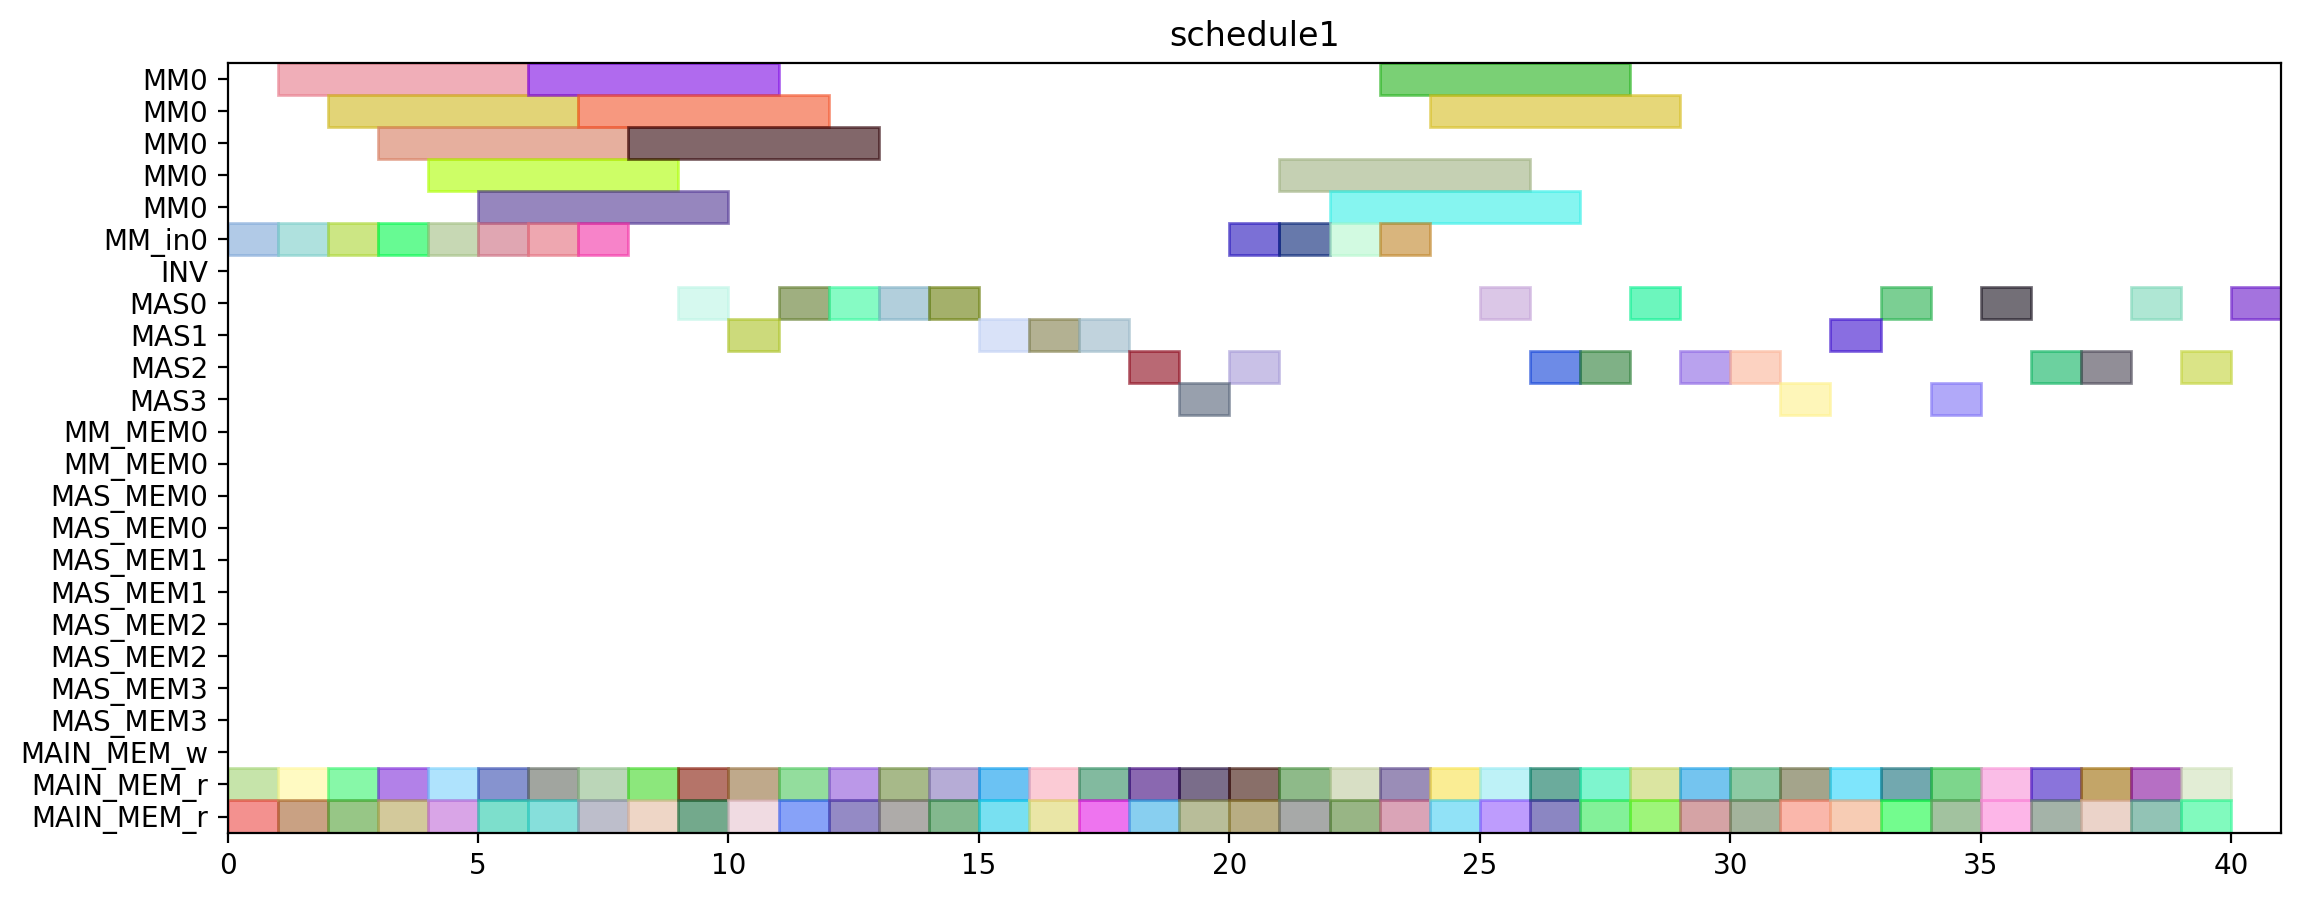

Source code (Python):
from pyschedule import Scenario, solvers, plotters, alt


def solve():
	horizon = 111
	S = Scenario("schedule1", horizon=horizon)

	# resource
	MM = S.Resources('MM', num=1, size=5)
	MM_in = S.Resources('MM_in', num=1)
	INV = S.Resource('INV')
	MAS = S.Resources('MAS', num=4, size=1, periods=range(1, horizon))
	MM_MEM = S.Resources('MM_MEM', num=2)
	MAS_MEM = S.Resources('MAS_MEM', num=8)
	MAIN_MEM_w = S.Resource('MAIN_MEM_w', size=1)
	MAIN_MEM_r = S.Resources('MAIN_MEM_r', num=2)

	# result of previous scheduling
	c_t1_t1_t1_in = S.Task('c_t1_t1_t1_in', length=1, delay_cost=1)
	S += c_t1_t1_t1_in >= 0
	c_t1_t1_t1_in += MM_in[0]

	c_t1_t1_t1_mem0 = S.Task('c_t1_t1_t1_mem0', length=1, delay_cost=1)
	S += c_t1_t1_t1_mem0 >= 0
	c_t1_t1_t1_mem0 += MAIN_MEM_r[0]

	c_t1_t1_t1_mem1 = S.Task('c_t1_t1_t1_mem1', length=1, delay_cost=1)
	S += c_t1_t1_t1_mem1 >= 0
	c_t1_t1_t1_mem1 += MAIN_MEM_r[1]

	c_t0_t0_t0_in = S.Task('c_t0_t0_t0_in', length=1, delay_cost=1)
	S += c_t0_t0_t0_in >= 1
	c_t0_t0_t0_in += MM_in[0]

	c_t0_t0_t0_mem0 = S.Task('c_t0_t0_t0_mem0', length=1, delay_cost=1)
	S += c_t0_t0_t0_mem0 >= 1
	c_t0_t0_t0_mem0 += MAIN_MEM_r[0]

	c_t0_t0_t0_mem1 = S.Task('c_t0_t0_t0_mem1', length=1, delay_cost=1)
	S += c_t0_t0_t0_mem1 >= 1
	c_t0_t0_t0_mem1 += MAIN_MEM_r[1]

	c_t1_t1_t1 = S.Task('c_t1_t1_t1', length=5, delay_cost=1)
	S += c_t1_t1_t1 >= 1
	c_t1_t1_t1 += MM[0]

	c_t0_t0_t0 = S.Task('c_t0_t0_t0', length=5, delay_cost=1)
	S += c_t0_t0_t0 >= 2
	c_t0_t0_t0 += MM[0]

	c_t0_t1_t1_in = S.Task('c_t0_t1_t1_in', length=1, delay_cost=1)
	S += c_t0_t1_t1_in >= 2
	c_t0_t1_t1_in += MM_in[0]

	c_t0_t1_t1_mem0 = S.Task('c_t0_t1_t1_mem0', length=1, delay_cost=1)
	S += c_t0_t1_t1_mem0 >= 2
	c_t0_t1_t1_mem0 += MAIN_MEM_r[0]

	c_t0_t1_t1_mem1 = S.Task('c_t0_t1_t1_mem1', length=1, delay_cost=1)
	S += c_t0_t1_t1_mem1 >= 2
	c_t0_t1_t1_mem1 += MAIN_MEM_r[1]

	c_t0_t1_t1 = S.Task('c_t0_t1_t1', length=5, delay_cost=1)
	S += c_t0_t1_t1 >= 3
	c_t0_t1_t1 += MM[0]

	c_t1_t0_t0_in = S.Task('c_t1_t0_t0_in', length=1, delay_cost=1)
	S += c_t1_t0_t0_in >= 3
	c_t1_t0_t0_in += MM_in[0]

	c_t1_t0_t0_mem0 = S.Task('c_t1_t0_t0_mem0', length=1, delay_cost=1)
	S += c_t1_t0_t0_mem0 >= 3
	c_t1_t0_t0_mem0 += MAIN_MEM_r[0]

	c_t1_t0_t0_mem1 = S.Task('c_t1_t0_t0_mem1', length=1, delay_cost=1)
	S += c_t1_t0_t0_mem1 >= 3
	c_t1_t0_t0_mem1 += MAIN_MEM_r[1]

	c_t1_t0_t0 = S.Task('c_t1_t0_t0', length=5, delay_cost=1)
	S += c_t1_t0_t0 >= 4
	c_t1_t0_t0 += MM[0]

	c_t1_t1_t0_in = S.Task('c_t1_t1_t0_in', length=1, delay_cost=1)
	S += c_t1_t1_t0_in >= 4
	c_t1_t1_t0_in += MM_in[0]

	c_t1_t1_t0_mem0 = S.Task('c_t1_t1_t0_mem0', length=1, delay_cost=1)
	S += c_t1_t1_t0_mem0 >= 4
	c_t1_t1_t0_mem0 += MAIN_MEM_r[0]

	c_t1_t1_t0_mem1 = S.Task('c_t1_t1_t0_mem1', length=1, delay_cost=1)
	S += c_t1_t1_t0_mem1 >= 4
	c_t1_t1_t0_mem1 += MAIN_MEM_r[1]

	c_t0_t0_t1_in = S.Task('c_t0_t0_t1_in', length=1, delay_cost=1)
	S += c_t0_t0_t1_in >= 5
	c_t0_t0_t1_in += MM_in[0]

	c_t0_t0_t1_mem0 = S.Task('c_t0_t0_t1_mem0', length=1, delay_cost=1)
	S += c_t0_t0_t1_mem0 >= 5
	c_t0_t0_t1_mem0 += MAIN_MEM_r[0]

	c_t0_t0_t1_mem1 = S.Task('c_t0_t0_t1_mem1', length=1, delay_cost=1)
	S += c_t0_t0_t1_mem1 >= 5
	c_t0_t0_t1_mem1 += MAIN_MEM_r[1]

	c_t1_t1_t0 = S.Task('c_t1_t1_t0', length=5, delay_cost=1)
	S += c_t1_t1_t0 >= 5
	c_t1_t1_t0 += MM[0]

	c_t0_t0_t1 = S.Task('c_t0_t0_t1', length=5, delay_cost=1)
	S += c_t0_t0_t1 >= 6
	c_t0_t0_t1 += MM[0]

	c_t1_t0_t1_in = S.Task('c_t1_t0_t1_in', length=1, delay_cost=1)
	S += c_t1_t0_t1_in >= 6
	c_t1_t0_t1_in += MM_in[0]

	c_t1_t0_t1_mem0 = S.Task('c_t1_t0_t1_mem0', length=1, delay_cost=1)
	S += c_t1_t0_t1_mem0 >= 6
	c_t1_t0_t1_mem0 += MAIN_MEM_r[0]

	c_t1_t0_t1_mem1 = S.Task('c_t1_t0_t1_mem1', length=1, delay_cost=1)
	S += c_t1_t0_t1_mem1 >= 6
	c_t1_t0_t1_mem1 += MAIN_MEM_r[1]

	c_t0_t1_t0_in = S.Task('c_t0_t1_t0_in', length=1, delay_cost=1)
	S += c_t0_t1_t0_in >= 7
	c_t0_t1_t0_in += MM_in[0]

	c_t0_t1_t0_mem0 = S.Task('c_t0_t1_t0_mem0', length=1, delay_cost=1)
	S += c_t0_t1_t0_mem0 >= 7
	c_t0_t1_t0_mem0 += MAIN_MEM_r[0]

	c_t0_t1_t0_mem1 = S.Task('c_t0_t1_t0_mem1', length=1, delay_cost=1)
	S += c_t0_t1_t0_mem1 >= 7
	c_t0_t1_t0_mem1 += MAIN_MEM_r[1]

	c_t1_t0_t1 = S.Task('c_t1_t0_t1', length=5, delay_cost=1)
	S += c_t1_t0_t1 >= 7
	c_t1_t0_t1 += MM[0]

	c_t0_t1_t0 = S.Task('c_t0_t1_t0', length=5, delay_cost=1)
	S += c_t0_t1_t0 >= 8
	c_t0_t1_t0 += MM[0]

	c_t1_t1_t2_mem0 = S.Task('c_t1_t1_t2_mem0', length=1, delay_cost=1)
	S += c_t1_t1_t2_mem0 >= 8
	c_t1_t1_t2_mem0 += MAIN_MEM_r[0]

	c_t1_t1_t2_mem1 = S.Task('c_t1_t1_t2_mem1', length=1, delay_cost=1)
	S += c_t1_t1_t2_mem1 >= 8
	c_t1_t1_t2_mem1 += MAIN_MEM_r[1]

	c_t1_t1_t2 = S.Task('c_t1_t1_t2', length=1, delay_cost=1)
	S += c_t1_t1_t2 >= 9
	c_t1_t1_t2 += MAS[1]

	c_t1_t1_t3_mem0 = S.Task('c_t1_t1_t3_mem0', length=1, delay_cost=1)
	S += c_t1_t1_t3_mem0 >= 9
	c_t1_t1_t3_mem0 += MAIN_MEM_r[0]

	c_t1_t1_t3_mem1 = S.Task('c_t1_t1_t3_mem1', length=1, delay_cost=1)
	S += c_t1_t1_t3_mem1 >= 9
	c_t1_t1_t3_mem1 += MAIN_MEM_r[1]

	c_t1_t0_t3_mem0 = S.Task('c_t1_t0_t3_mem0', length=1, delay_cost=1)
	S += c_t1_t0_t3_mem0 >= 10
	c_t1_t0_t3_mem0 += MAIN_MEM_r[0]

	c_t1_t0_t3_mem1 = S.Task('c_t1_t0_t3_mem1', length=1, delay_cost=1)
	S += c_t1_t0_t3_mem1 >= 10
	c_t1_t0_t3_mem1 += MAIN_MEM_r[1]

	c_t1_t1_t3 = S.Task('c_t1_t1_t3', length=1, delay_cost=1)
	S += c_t1_t1_t3 >= 10
	c_t1_t1_t3 += MAS[2]

	c_t0_t1_t2_mem0 = S.Task('c_t0_t1_t2_mem0', length=1, delay_cost=1)
	S += c_t0_t1_t2_mem0 >= 11
	c_t0_t1_t2_mem0 += MAIN_MEM_r[0]

	c_t0_t1_t2_mem1 = S.Task('c_t0_t1_t2_mem1', length=1, delay_cost=1)
	S += c_t0_t1_t2_mem1 >= 11
	c_t0_t1_t2_mem1 += MAIN_MEM_r[1]

	c_t1_t0_t3 = S.Task('c_t1_t0_t3', length=1, delay_cost=1)
	S += c_t1_t0_t3 >= 11
	c_t1_t0_t3 += MAS[1]

	c_t0_t1_t2 = S.Task('c_t0_t1_t2', length=1, delay_cost=1)
	S += c_t0_t1_t2 >= 12
	c_t0_t1_t2 += MAS[0]

	c_t0_t21_mem0 = S.Task('c_t0_t21_mem0', length=1, delay_cost=1)
	S += c_t0_t21_mem0 >= 12
	c_t0_t21_mem0 += MAIN_MEM_r[0]

	c_t0_t21_mem1 = S.Task('c_t0_t21_mem1', length=1, delay_cost=1)
	S += c_t0_t21_mem1 >= 12
	c_t0_t21_mem1 += MAIN_MEM_r[1]

	c_t0_t21 = S.Task('c_t0_t21', length=1, delay_cost=1)
	S += c_t0_t21 >= 13
	c_t0_t21 += MAS[1]

	c_t0_t30_mem0 = S.Task('c_t0_t30_mem0', length=1, delay_cost=1)
	S += c_t0_t30_mem0 >= 13
	c_t0_t30_mem0 += MAIN_MEM_r[0]

	c_t0_t30_mem1 = S.Task('c_t0_t30_mem1', length=1, delay_cost=1)
	S += c_t0_t30_mem1 >= 13
	c_t0_t30_mem1 += MAIN_MEM_r[1]

	c_t0_t0_t2_mem0 = S.Task('c_t0_t0_t2_mem0', length=1, delay_cost=1)
	S += c_t0_t0_t2_mem0 >= 14
	c_t0_t0_t2_mem0 += MAIN_MEM_r[0]

	c_t0_t0_t2_mem1 = S.Task('c_t0_t0_t2_mem1', length=1, delay_cost=1)
	S += c_t0_t0_t2_mem1 >= 14
	c_t0_t0_t2_mem1 += MAIN_MEM_r[1]

	c_t0_t30 = S.Task('c_t0_t30', length=1, delay_cost=1)
	S += c_t0_t30 >= 14
	c_t0_t30 += MAS[1]

	c_t0_t0_t2 = S.Task('c_t0_t0_t2', length=1, delay_cost=1)
	S += c_t0_t0_t2 >= 15
	c_t0_t0_t2 += MAS[1]

	c_t1_t0_t2_mem0 = S.Task('c_t1_t0_t2_mem0', length=1, delay_cost=1)
	S += c_t1_t0_t2_mem0 >= 15
	c_t1_t0_t2_mem0 += MAIN_MEM_r[0]

	c_t1_t0_t2_mem1 = S.Task('c_t1_t0_t2_mem1', length=1, delay_cost=1)
	S += c_t1_t0_t2_mem1 >= 15
	c_t1_t0_t2_mem1 += MAIN_MEM_r[1]

	c_t0_t1_t3_mem0 = S.Task('c_t0_t1_t3_mem0', length=1, delay_cost=1)
	S += c_t0_t1_t3_mem0 >= 16
	c_t0_t1_t3_mem0 += MAIN_MEM_r[0]

	c_t0_t1_t3_mem1 = S.Task('c_t0_t1_t3_mem1', length=1, delay_cost=1)
	S += c_t0_t1_t3_mem1 >= 16
	c_t0_t1_t3_mem1 += MAIN_MEM_r[1]

	c_t1_t0_t2 = S.Task('c_t1_t0_t2', length=1, delay_cost=1)
	S += c_t1_t0_t2 >= 16
	c_t1_t0_t2 += MAS[0]

	c_t0_t1_t3 = S.Task('c_t0_t1_t3', length=1, delay_cost=1)
	S += c_t0_t1_t3 >= 17
	c_t0_t1_t3 += MAS[3]

	c_t0_t20_mem0 = S.Task('c_t0_t20_mem0', length=1, delay_cost=1)
	S += c_t0_t20_mem0 >= 17
	c_t0_t20_mem0 += MAIN_MEM_r[0]

	c_t0_t20_mem1 = S.Task('c_t0_t20_mem1', length=1, delay_cost=1)
	S += c_t0_t20_mem1 >= 17
	c_t0_t20_mem1 += MAIN_MEM_r[1]

	c_t0_t20 = S.Task('c_t0_t20', length=1, delay_cost=1)
	S += c_t0_t20 >= 18
	c_t0_t20 += MAS[0]

	c_t0_t31_mem0 = S.Task('c_t0_t31_mem0', length=1, delay_cost=1)
	S += c_t0_t31_mem0 >= 18
	c_t0_t31_mem0 += MAIN_MEM_r[0]

	c_t0_t31_mem1 = S.Task('c_t0_t31_mem1', length=1, delay_cost=1)
	S += c_t0_t31_mem1 >= 18
	c_t0_t31_mem1 += MAIN_MEM_r[1]

	c_t0_t0_t3_mem0 = S.Task('c_t0_t0_t3_mem0', length=1, delay_cost=1)
	S += c_t0_t0_t3_mem0 >= 19
	c_t0_t0_t3_mem0 += MAIN_MEM_r[0]

	c_t0_t0_t3_mem1 = S.Task('c_t0_t0_t3_mem1', length=1, delay_cost=1)
	S += c_t0_t0_t3_mem1 >= 19
	c_t0_t0_t3_mem1 += MAIN_MEM_r[1]

	c_t0_t31 = S.Task('c_t0_t31', length=1, delay_cost=1)
	S += c_t0_t31 >= 19
	c_t0_t31 += MAS[1]

	c_t0_t0_t3 = S.Task('c_t0_t0_t3', length=1, delay_cost=1)
	S += c_t0_t0_t3 >= 20
	c_t0_t0_t3 += MAS[0]


	# new tasks
	c_t1_t20 = S.Task('c_t1_t20', length=1, delay_cost=1)
	c_t1_t20 += alt(MAS)

	c_t1_t20_mem0 = S.Task('c_t1_t20_mem0', length=1, delay_cost=1)
	c_t1_t20_mem0 += MAIN_MEM_r[0]
	S += c_t1_t20_mem0 <= c_t1_t20

	c_t1_t20_mem1 = S.Task('c_t1_t20_mem1', length=1, delay_cost=1)
	c_t1_t20_mem1 += MAIN_MEM_r[1]
	S += c_t1_t20_mem1 <= c_t1_t20

	c_t1_t21 = S.Task('c_t1_t21', length=1, delay_cost=1)
	c_t1_t21 += alt(MAS)

	c_t1_t21_mem0 = S.Task('c_t1_t21_mem0', length=1, delay_cost=1)
	c_t1_t21_mem0 += MAIN_MEM_r[0]
	S += c_t1_t21_mem0 <= c_t1_t21

	c_t1_t21_mem1 = S.Task('c_t1_t21_mem1', length=1, delay_cost=1)
	c_t1_t21_mem1 += MAIN_MEM_r[1]
	S += c_t1_t21_mem1 <= c_t1_t21

	c_t1_t30 = S.Task('c_t1_t30', length=1, delay_cost=1)
	c_t1_t30 += alt(MAS)

	c_t1_t30_mem0 = S.Task('c_t1_t30_mem0', length=1, delay_cost=1)
	c_t1_t30_mem0 += MAIN_MEM_r[0]
	S += c_t1_t30_mem0 <= c_t1_t30

	c_t1_t30_mem1 = S.Task('c_t1_t30_mem1', length=1, delay_cost=1)
	c_t1_t30_mem1 += MAIN_MEM_r[1]
	S += c_t1_t30_mem1 <= c_t1_t30

	c_t1_t31 = S.Task('c_t1_t31', length=1, delay_cost=1)
	c_t1_t31 += alt(MAS)

	c_t1_t31_mem0 = S.Task('c_t1_t31_mem0', length=1, delay_cost=1)
	c_t1_t31_mem0 += MAIN_MEM_r[0]
	S += c_t1_t31_mem0 <= c_t1_t31

	c_t1_t31_mem1 = S.Task('c_t1_t31_mem1', length=1, delay_cost=1)
	c_t1_t31_mem1 += MAIN_MEM_r[1]
	S += c_t1_t31_mem1 <= c_t1_t31

	c_t2_t0_t0_in = S.Task('c_t2_t0_t0_in', length=1, delay_cost=1)
	c_t2_t0_t0_in += alt(MM_in)
	c_t2_t0_t0 = S.Task('c_t2_t0_t0', length=5, delay_cost=1)
	c_t2_t0_t0 += alt(MM)
	S += c_t2_t0_t0>=c_t2_t0_t0_in

	c_t2_t0_t0_mem0 = S.Task('c_t2_t0_t0_mem0', length=1, delay_cost=1)
	c_t2_t0_t0_mem0 += MAIN_MEM_r[0]
	S += c_t2_t0_t0_mem0 <= c_t2_t0_t0

	c_t2_t0_t0_mem1 = S.Task('c_t2_t0_t0_mem1', length=1, delay_cost=1)
	c_t2_t0_t0_mem1 += MAIN_MEM_r[1]
	S += c_t2_t0_t0_mem1 <= c_t2_t0_t0

	c_t2_t0_t1_in = S.Task('c_t2_t0_t1_in', length=1, delay_cost=1)
	c_t2_t0_t1_in += alt(MM_in)
	c_t2_t0_t1 = S.Task('c_t2_t0_t1', length=5, delay_cost=1)
	c_t2_t0_t1 += alt(MM)
	S += c_t2_t0_t1>=c_t2_t0_t1_in

	c_t2_t0_t1_mem0 = S.Task('c_t2_t0_t1_mem0', length=1, delay_cost=1)
	c_t2_t0_t1_mem0 += MAIN_MEM_r[0]
	S += c_t2_t0_t1_mem0 <= c_t2_t0_t1

	c_t2_t0_t1_mem1 = S.Task('c_t2_t0_t1_mem1', length=1, delay_cost=1)
	c_t2_t0_t1_mem1 += MAIN_MEM_r[1]
	S += c_t2_t0_t1_mem1 <= c_t2_t0_t1

	c_t2_t0_t2 = S.Task('c_t2_t0_t2', length=1, delay_cost=1)
	c_t2_t0_t2 += alt(MAS)

	c_t2_t0_t2_mem0 = S.Task('c_t2_t0_t2_mem0', length=1, delay_cost=1)
	c_t2_t0_t2_mem0 += MAIN_MEM_r[0]
	S += c_t2_t0_t2_mem0 <= c_t2_t0_t2

	c_t2_t0_t2_mem1 = S.Task('c_t2_t0_t2_mem1', length=1, delay_cost=1)
	c_t2_t0_t2_mem1 += MAIN_MEM_r[1]
	S += c_t2_t0_t2_mem1 <= c_t2_t0_t2

	c_t2_t0_t3 = S.Task('c_t2_t0_t3', length=1, delay_cost=1)
	c_t2_t0_t3 += alt(MAS)

	c_t2_t0_t3_mem0 = S.Task('c_t2_t0_t3_mem0', length=1, delay_cost=1)
	c_t2_t0_t3_mem0 += MAIN_MEM_r[0]
	S += c_t2_t0_t3_mem0 <= c_t2_t0_t3

	c_t2_t0_t3_mem1 = S.Task('c_t2_t0_t3_mem1', length=1, delay_cost=1)
	c_t2_t0_t3_mem1 += MAIN_MEM_r[1]
	S += c_t2_t0_t3_mem1 <= c_t2_t0_t3

	c_t2_t1_t0_in = S.Task('c_t2_t1_t0_in', length=1, delay_cost=1)
	c_t2_t1_t0_in += alt(MM_in)
	c_t2_t1_t0 = S.Task('c_t2_t1_t0', length=5, delay_cost=1)
	c_t2_t1_t0 += alt(MM)
	S += c_t2_t1_t0>=c_t2_t1_t0_in

	c_t2_t1_t0_mem0 = S.Task('c_t2_t1_t0_mem0', length=1, delay_cost=1)
	c_t2_t1_t0_mem0 += MAIN_MEM_r[0]
	S += c_t2_t1_t0_mem0 <= c_t2_t1_t0

	c_t2_t1_t0_mem1 = S.Task('c_t2_t1_t0_mem1', length=1, delay_cost=1)
	c_t2_t1_t0_mem1 += MAIN_MEM_r[1]
	S += c_t2_t1_t0_mem1 <= c_t2_t1_t0

	c_t2_t1_t1_in = S.Task('c_t2_t1_t1_in', length=1, delay_cost=1)
	c_t2_t1_t1_in += alt(MM_in)
	c_t2_t1_t1 = S.Task('c_t2_t1_t1', length=5, delay_cost=1)
	c_t2_t1_t1 += alt(MM)
	S += c_t2_t1_t1>=c_t2_t1_t1_in

	c_t2_t1_t1_mem0 = S.Task('c_t2_t1_t1_mem0', length=1, delay_cost=1)
	c_t2_t1_t1_mem0 += MAIN_MEM_r[0]
	S += c_t2_t1_t1_mem0 <= c_t2_t1_t1

	c_t2_t1_t1_mem1 = S.Task('c_t2_t1_t1_mem1', length=1, delay_cost=1)
	c_t2_t1_t1_mem1 += MAIN_MEM_r[1]
	S += c_t2_t1_t1_mem1 <= c_t2_t1_t1

	c_t2_t1_t2 = S.Task('c_t2_t1_t2', length=1, delay_cost=1)
	c_t2_t1_t2 += alt(MAS)

	c_t2_t1_t2_mem0 = S.Task('c_t2_t1_t2_mem0', length=1, delay_cost=1)
	c_t2_t1_t2_mem0 += MAIN_MEM_r[0]
	S += c_t2_t1_t2_mem0 <= c_t2_t1_t2

	c_t2_t1_t2_mem1 = S.Task('c_t2_t1_t2_mem1', length=1, delay_cost=1)
	c_t2_t1_t2_mem1 += MAIN_MEM_r[1]
	S += c_t2_t1_t2_mem1 <= c_t2_t1_t2

	c_t2_t1_t3 = S.Task('c_t2_t1_t3', length=1, delay_cost=1)
	c_t2_t1_t3 += alt(MAS)

	c_t2_t1_t3_mem0 = S.Task('c_t2_t1_t3_mem0', length=1, delay_cost=1)
	c_t2_t1_t3_mem0 += MAIN_MEM_r[0]
	S += c_t2_t1_t3_mem0 <= c_t2_t1_t3

	c_t2_t1_t3_mem1 = S.Task('c_t2_t1_t3_mem1', length=1, delay_cost=1)
	c_t2_t1_t3_mem1 += MAIN_MEM_r[1]
	S += c_t2_t1_t3_mem1 <= c_t2_t1_t3

	c_t2_t20 = S.Task('c_t2_t20', length=1, delay_cost=1)
	c_t2_t20 += alt(MAS)

	c_t2_t20_mem0 = S.Task('c_t2_t20_mem0', length=1, delay_cost=1)
	c_t2_t20_mem0 += MAIN_MEM_r[0]
	S += c_t2_t20_mem0 <= c_t2_t20

	c_t2_t20_mem1 = S.Task('c_t2_t20_mem1', length=1, delay_cost=1)
	c_t2_t20_mem1 += MAIN_MEM_r[1]
	S += c_t2_t20_mem1 <= c_t2_t20

	c_t2_t21 = S.Task('c_t2_t21', length=1, delay_cost=1)
	c_t2_t21 += alt(MAS)

	c_t2_t21_mem0 = S.Task('c_t2_t21_mem0', length=1, delay_cost=1)
	c_t2_t21_mem0 += MAIN_MEM_r[0]
	S += c_t2_t21_mem0 <= c_t2_t21

	c_t2_t21_mem1 = S.Task('c_t2_t21_mem1', length=1, delay_cost=1)
	c_t2_t21_mem1 += MAIN_MEM_r[1]
	S += c_t2_t21_mem1 <= c_t2_t21

	c_t2_t30 = S.Task('c_t2_t30', length=1, delay_cost=1)
	c_t2_t30 += alt(MAS)

	c_t2_t30_mem0 = S.Task('c_t2_t30_mem0', length=1, delay_cost=1)
	c_t2_t30_mem0 += MAIN_MEM_r[0]
	S += c_t2_t30_mem0 <= c_t2_t30

	c_t2_t30_mem1 = S.Task('c_t2_t30_mem1', length=1, delay_cost=1)
	c_t2_t30_mem1 += MAIN_MEM_r[1]
	S += c_t2_t30_mem1 <= c_t2_t30

	c_t2_t31 = S.Task('c_t2_t31', length=1, delay_cost=1)
	c_t2_t31 += alt(MAS)

	c_t2_t31_mem0 = S.Task('c_t2_t31_mem0', length=1, delay_cost=1)
	c_t2_t31_mem0 += MAIN_MEM_r[0]
	S += c_t2_t31_mem0 <= c_t2_t31

	c_t2_t31_mem1 = S.Task('c_t2_t31_mem1', length=1, delay_cost=1)
	c_t2_t31_mem1 += MAIN_MEM_r[1]
	S += c_t2_t31_mem1 <= c_t2_t31

	c_t3000 = S.Task('c_t3000', length=1, delay_cost=1)
	c_t3000 += alt(MAS)

	c_t3000_mem0 = S.Task('c_t3000_mem0', length=1, delay_cost=1)
	c_t3000_mem0 += MAIN_MEM_r[0]
	S += c_t3000_mem0 <= c_t3000

	c_t3000_mem1 = S.Task('c_t3000_mem1', length=1, delay_cost=1)
	c_t3000_mem1 += MAIN_MEM_r[1]
	S += c_t3000_mem1 <= c_t3000

	c_t3001 = S.Task('c_t3001', length=1, delay_cost=1)
	c_t3001 += alt(MAS)

	c_t3001_mem0 = S.Task('c_t3001_mem0', length=1, delay_cost=1)
	c_t3001_mem0 += MAIN_MEM_r[0]
	S += c_t3001_mem0 <= c_t3001

	c_t3001_mem1 = S.Task('c_t3001_mem1', length=1, delay_cost=1)
	c_t3001_mem1 += MAIN_MEM_r[1]
	S += c_t3001_mem1 <= c_t3001

	c_t3010 = S.Task('c_t3010', length=1, delay_cost=1)
	c_t3010 += alt(MAS)

	c_t3010_mem0 = S.Task('c_t3010_mem0', length=1, delay_cost=1)
	c_t3010_mem0 += MAIN_MEM_r[0]
	S += c_t3010_mem0 <= c_t3010

	c_t3010_mem1 = S.Task('c_t3010_mem1', length=1, delay_cost=1)
	c_t3010_mem1 += MAIN_MEM_r[1]
	S += c_t3010_mem1 <= c_t3010

	c_t3011 = S.Task('c_t3011', length=1, delay_cost=1)
	c_t3011 += alt(MAS)

	c_t3011_mem0 = S.Task('c_t3011_mem0', length=1, delay_cost=1)
	c_t3011_mem0 += MAIN_MEM_r[0]
	S += c_t3011_mem0 <= c_t3011

	c_t3011_mem1 = S.Task('c_t3011_mem1', length=1, delay_cost=1)
	c_t3011_mem1 += MAIN_MEM_r[1]
	S += c_t3011_mem1 <= c_t3011

	solvers.mip.solve(S,msg=1,kind='CPLEX',ratio_gap=1.01)

	solution = [['hoge']*len(S.solution()[1]) for i in range(len(S.solution()))]
	for i in range(len(S.solution())):
		for j in range(len(S.solution()[i])):
			solution[i][j]=str(S.solution()[i][j])
	print(solution)

	cycles = int(solution[-1][3])

	pic_file_name = "/home/mfukuda/ABE/python/multiRAM_multiMAS/scheduling_result/stage5MM1_stage1MAS4/MUL/schedule1.png"
	if(S.solution() != []):
		plotters.matplotlib.plot(S,img_filename=pic_file_name, show_task_labels=False, fig_size=(cycles*0.25+3, 5))

	return solution
